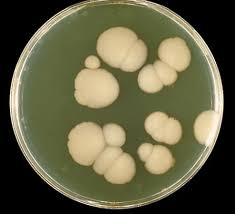
#> input picture TrabalhoFinal/imagens/placa_mancha.jpg, 235 x 214 px; its folder holds 4 pictures in this run
$ python t_v4.py   (Python 2 division)   (older library calls are emulated)
#> lines starting #> are read from the running program, lines starting #| are printed output that depends on the picture; after the words box and inside, x2 and y2 are one past the last pixel; in counts of white or black regions, pixels touching at a corner belong together
import numpy as np
import scipy.misc as scpm
import matplotlib.pyplot as plt
import math

path = "imagens/"
pathnew = "imagens/aut/"
pathtemp = "imagens/temp/"

def getAmostraOutside( inimg, M, N):
	amostra = []
	for i in range( 0, M/10):
		for j in range( 0, N/10):
			amostra.append( inimg[i][j])
		for j in range( N-1, N-N/10, -1):
			amostra.append( inimg[i][j])

	for i in range( M-1, M-M/10, -1):
		for j in range( 0, N/10):
			amostra.append( inimg[i][j])
		for j in range( N-1, N-N/10, -1):
			amostra.append( inimg[i][j])

	return amostra

def getAmostra( pat, input, ext):
	print "Amostra : " + pat + input + ext
	inimg = scpm.imread( pat + input + ext)
	size = inimg.shape
	##print inimg
	##print size
	arrayAmostra = getAmostraOutside( inimg, size[0], size[1])
	amostra = -1
	nAmostra = len(arrayAmostra)

	if len(size) == 3:
		pR = 0
		pG = 0
		pB = 0
		for i in range(0, nAmostra):
			pR += arrayAmostra[i][0]
			pG += arrayAmostra[i][1]
			pB += arrayAmostra[i][2]
		pR = pR / nAmostra
		pG = pG / nAmostra
		pB = pB / nAmostra
		amostra = [pR, pG, pB]

	if len(size) == 1:
		for i in range(0, nAmostra):
			pX = amostra[i]
		amostra = pX / nAmostra

	return amostra

def catchBorda( pat, inimg, ext, amostra):
	ok = False
	_C = 20
	_C2 = 5

	print "Procura Borda : " + pat + input + ext
	inimg = scpm.imread( pat + input + ext)
	size = inimg.shape

	M = size[0]
	N = size[1]

	#borda = np.zeros( [M, N, 3] )
	borda = np.zeros( [M, N] )

	if len(size) == 3:
		ok = True

		for i in range( 0, M):
			count = _C
			for j in range(0, N):
				if count > 0:
					for c in range(0,2):
						if( inimg[i][j][c] not in range(amostra[c]-10, amostra[c]+10)):
							count -= 1
							#borda[i][j] = [255,255,255]
							borda[i][j] = 255

			count = _C
			for j in range(N-1, -1, -1):
				if count > 0:
					for c in range(0,2):
						if( inimg[i][j][c] not in range(amostra[c]-10, amostra[c]+10)):
							count -= 1
							#borda[i][j][1] = 255
							borda[i][j] = 255


		for j in range(0, N):
			count = _C
			for i in range( 0, M):
				if count > 0:
					for c in range(0,2):
						if( inimg[i][j][c] not in range(amostra[c]-10, amostra[c]+10)):
							count -= 1
							#borda[i][j][2] = 255
							borda[i][j] = 255

			count = _C
			for i in range( M-1, -1, -1):
				if count > 0:
					for c in range(0,2):
						if( inimg[i][j][c] not in range(amostra[c]-10, amostra[c]+10)):
							count -= 1
							#borda[i][j][0] = 255
							borda[i][j] = 255

	if len(size) == 1:
		ok = True

		for i in range( 0, M):
			count = _C
			for j in range(0, N):
				if count > 0:
					if( inimg[i][j] not in range(amostra-10, amostra+10)):
						count -= 1
						borda[i][j] = 255

			count = _C
			for j in range(N-1, -1, -1):
				if count > 0:
					if( inimg[i][j] not in range(amostra-10, amostra+10)):
						count -= 1
						borda[i][j] = 255


		for j in range(0, N):
			count = _C
			for i in range( 0, M):
				if count > 0:
					if( inimg[i][j] not in range(amostra-10, amostra+10)):
						count -= 1
						borda[i][j] = 255

			count = _C
			for i in range( M-1, -1, -1):
				if count > 0:
					if( inimg[i][j] not in range(amostra-10, amostra+10)):
						count -= 1
						borda[i][j] = 255

	if ok:
		output = input + "_getBorda_v4"
		scpm.imsave(pathtemp + output + ".png", borda)
		return output
	if not ok:
		return '-1'

def distanciaEucl( p1, p2):
	x1 = p1[0]
	x2 = p2[0]
	y1 = p1[1]
	y2 = p2[1]
	dist = math.sqrt(pow(x1 - x2, 2) + pow(y1 - y2, 2))
	#print dist
	return dist

def pontoMedio( p1, p2):
	x = ( p1[0] + p2[0]) / 2
	y = ( p1[1] + p2[1]) / 2
	return [x,y]

def detectaBorda( pat, input, ext):
	print "Borda : " + pat + input + ext
	inimg = scpm.imread( pat + input + ext)
	size = inimg.shape

	M = size[0]
	N = size[1]
	MeioM = M/2
	MeioN = N/2
	ExtrN = 0
	ExtrS = M-1
	ExtrW = 0
	ExtrE = N-1

	#borda = np.zeros( [M, N, 3] )
	borda = np.zeros( [M, N] )
	'''
	for i in range(0, M):
		for j in range(0,N):
			if inimg[i][j] == 255:
				borda[i][j] = [100,100,100]
	'''

	while( ExtrW < MeioN and inimg[MeioM][ExtrW] == 0):
		ExtrW += 1
	if( ExtrW != MeioN):
		ok = True

	while( ExtrE > MeioN and inimg[MeioM][ExtrE] == 0):
		ExtrE -= 1
	if( ExtrE != MeioN):
		ok = True

	while( ExtrN < MeioM and inimg[ExtrN][MeioN] == 0):
		ExtrN += 1
	if( ExtrN != MeioM):
		ok = True

	while( ExtrS > MeioM and inimg[ExtrS][MeioN] == 0):
		ExtrS -= 1
	if( ExtrS != MeioM):
		ok = True

	if ok:

		change = True
		it = 10
		turn = True
		while( change and it > 0):

			#print [ ExtrN, ExtrS, ExtrW, ExtrE]
			'''
			for i in range( 0, abs( ExtrS - ExtrN)):
				borda[ExtrN + i][MeioN] = [255,255,255]

			for i in range( 0, abs( ExtrW - ExtrE)):
				borda[MeioM][ExtrW+i] = [255,255,255]

			for i in range(0, 7):
				borda[MeioM][ExtrW+i] = [255,0,0]	#Vermelho
				borda[MeioM][ExtrE-i] = [0,255,0]	#Verde
				borda[ExtrN+i][MeioN] = [0,0,255]	#Azul
				borda[ExtrS-i][MeioN] = [255,0,255]	#Magenta
			'''

			#	r**2 = x**2 + y**2	(circunferencia)
			r1 = abs( ExtrS - ExtrN) / 2
			r2 = abs( ExtrW - ExtrE) / 2
			c1 = [ExtrN + r1, MeioN]
			c2 = [MeioM, ExtrW + r2]
			#print ( r1, r2)
			#print (c1, c2)

			'''
			for i in range(-2, 3):
				borda[c1[0] +i][c1[1] +i][0] = 255
				borda[c1[0] -i][c1[1] +i][0] = 255
				borda[c2[0] +i][c2[1] +i][1] = 255
				borda[c2[0] -i][c2[1] +i][1] = 255
			'''

			if turn:
				turn = False
				NewMeioMrfN = c1[0]
				NewExtrW = 0
				while( ExtrW < MeioN and inimg[NewMeioMrfN][NewExtrW] == 0):
					NewExtrW += 1
				NewExtrE = N-1
				while( NewExtrE > MeioN and inimg[NewMeioMrfN][NewExtrE] == 0):
					NewExtrE -= 1

				if( NewExtrE >= ExtrE) and ( NewExtrW <= ExtrW):
					ExtrE = NewExtrE
					ExtrW = NewExtrW
					MeioM = NewMeioMrfN
				else:
					change = False

			else:
				turn = True
				NewMeioNrfM = c2[0]
				NewExtrN = 0
				while( NewExtrN < MeioM and inimg[NewMeioNrfM][NewExtrN] == 0):
					NewExtrN += 1
				NewExtrS = M-1
				while( NewExtrN > MeioM and inimg[NewMeioNrfM][NewExtrS] == 0):
					NewExtrN -= 1

				if ( NewExtrN >= ExtrN) and ( NewExtrS <= ExtrS):
					ExtrS = NewExtrS
					ExtrN = NewExtrN
					MeioN = NewMeioNrfM
				else:
					change = False

			it -= 1

		r1 = abs( ExtrS - ExtrN) / 2
		r2 = abs( ExtrW - ExtrE) / 2
		c1 = [ExtrN + r1, MeioN]
		c2 = [MeioM, ExtrW + r2]

		centro 	= pontoMedio(c1, c2)

		PNorte 	= [ centro[0] - r1, centro[1]]
		PSul 	= [ centro[0] + r1, centro[1]]
		PLeste	= [ centro[0], centro[1]+r2]
		POeste 	= [ centro[0], centro[1]-r2]

		#print ( "Sul", PSul, "Norte", PNorte)
		#print ( "Leste", PLeste, "Oeste", POeste)
		#print centro

		'''
		for i in range(0,5):
			borda[ PNorte[0]+i][ PNorte[1]] = [255,255,0]
			borda[ PSul[0]-i][ PSul[1]] 	= [255,255,0]
			borda[ PLeste[0]][ PLeste[1]-i] = [255,255,0]
			borda[ POeste[0]][ POeste[1]+i] = [255,255,0]
		'''
		rangeBorda = 10*min(size[0], size[1]) / 700
		#print rangeBorda

		for i in range( 0, M):
			for j in range( 0, N):
				dist = distanciaEucl( centro, [i,j])
				if ( dist > r1-rangeBorda and dist < r1+rangeBorda) or ( dist > r2-rangeBorda and dist < r2+rangeBorda):
					#borda[i,j] = [255,255,255]
					borda[i,j] = 255
		'''
		for i in range(0,rangeBorda):
			borda[ PNorte[0]+i][ PNorte[1]] = [255,255,0]
			borda[ PSul[0]-i][ PSul[1]] 	= [255,255,0]
			borda[ PLeste[0]][ PLeste[1]-i] = [255,255,0]
			borda[ POeste[0]][ POeste[1]+i] = [255,255,0]
		'''


	if ok:
		output = input + "_borda_v4" + ".png"
		scpm.imsave(pathtemp + output, borda)
		return output
	if not ok:
		return '-1'


def roda( input, ext):
	amostra = getAmostra( path, input, ext)
	if amostra == -1:
		return "ERRO"
	#else:	return amostra
	print amostra
	borda = catchBorda( path, input, ext, amostra)
	if borda == '-1':
		return "ERRO"
	#else: return borda
	print borda
	ext2 = ".png"
	borda = detectaBorda( pathtemp, borda, ext2)
	if borda == '-1':
		return "ERRO"
	#else: return borda

	original = scpm.imread(path+input+ext)
	alt = scpm.imread(pathtemp+borda)
	size = alt.shape
	for i in range(size[0]):
		for j in range(size[1]):
			#if alt[i][j][0] != 0 and alt[i][j][1] != 0 and alt[i][j][2] != 0 :
			if alt[i][j] != 0 :
				original[i][j] = [alt[i][j],alt[i][j],alt[i][j]]
	scpm.imsave(pathtemp+input+"_resp_v4"+".png", original)
	return input+"_resp_v4"+".png"


input = "placa_mancha"
ext = ".jpg"
print roda( input, ext)
#> in getAmostra, inimg is the input picture: shape (214, 235, 3); mean R, G, B 99.2, 96.5, 68.5
#> after the loop in getAmostraOutside, `for i in range( 0, M/10):`: amostra = 945 items, first 6: [0, 0, 0], [0, 0, 0], [0, 0, 0], [0, 0, 0], [0, 0, 0], [0, 0, 0]
#> after the loop in getAmostraOutside, `for i in range( M-1, M-M/10, -1):`: amostra = 1845 items, first 6: [0, 0, 0], [0, 0, 0], [0, 0, 0], [0, 0, 0], [0, 0, 0], [0, 0, 0]
#> in getAmostra, `arrayAmostra = getAmostraOutside( inimg, size[0], size[1])`: arrayAmostra has the same summary as amostra in getAmostraOutside
#> in getAmostra, `nAmostra = len(arrayAmostra)`: nAmostra = 1845
#> after the loop in getAmostra, `for i in range(0, nAmostra):`: pB = 0
#> in getAmostra, `amostra = [pR, pG, pB]`: amostra = [0, 0, 0]
#| [0, 0, 0]
#> after the loop in catchBorda, `for i in range( 0, M):`:
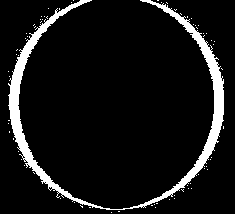
#> borda: shape (214, 235) float64; 8.6% white; 72 white regions (71 under 20 px), largest, box (x1, y1, x2, y2) and area: (8, 0, 224, 210) 4235
#> after the loop in catchBorda, `for j in range(0, N):`:
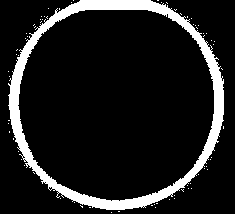
#> borda: shape (214, 235) float64; 12.1% white; 72 white regions (71 under 20 px), largest, box (x1, y1, x2, y2) and area: (8, 0, 224, 210) 5974
#> in roda, `borda = catchBorda( path, input, ext, amostra)`: borda = 'placa_mancha_getBorda_v4'
#| placa_mancha_getBorda_v4
#> the loop in detectaBorda, `while( ExtrW < MeioN and inimg[MeioM][ExtrW] == 0):` made 9 passes
#> after the loop in detectaBorda, `while( ExtrW < MeioN and inimg[MeioM][ExtrW] == 0):`: ExtrW = 9
#> the loop in detectaBorda, `while( ExtrE > MeioN and inimg[MeioM][ExtrE] == 0):` made 11 passes
#> ExtrE on passes 1 to 11: 233, 232, 231, 230, 229, 228, 227, 226, 225, 224, 223
#> after the loop in detectaBorda, `while( ExtrE > MeioN and inimg[MeioM][ExtrE] == 0):`: ExtrE = 223
#> after the loop in detectaBorda, `while( ExtrN < MeioM and inimg[ExtrN][MeioN] == 0):`: ExtrN = 0
#> the loop in detectaBorda, `while( ExtrS > MeioM and inimg[ExtrS][MeioN] == 0):` made 4 passes
#> ExtrS on passes 1 to 4: 212, 211, 210, 209
#> after the loop in detectaBorda, `while( ExtrS > MeioM and inimg[ExtrS][MeioN] == 0):`: ExtrS = 209
#> the loop in detectaBorda, `while( change and it > 0):` made 2 passes
#> (r1, r2, c1, c2, NewMeioMrfN, MeioM) on pass 1: (104, 107, [104, 117], [107, 116], 104, 104)
#> (r1, c1, c2, NewMeioNrfM) on pass 2: (104, [104, 117], [104, 116], 104)
#> after the loop in detectaBorda, `while( change and it > 0):`: ExtrE = 223; ExtrN = 0; ExtrS = 209; ExtrW = 9; MeioM = 104; MeioN = 117; NewExtrE = 223; NewExtrW = 9; NewMeioMrfN = 104; it = 8
#> in pontoMedio, `x = ( p1[0] + p2[0]) / 2`: x = 104
#> in pontoMedio, `y = ( p1[1] + p2[1]) / 2`: y = 116
#> in detectaBorda, `centro 	= pontoMedio(c1, c2)`: centro = [104, 116]
#> in detectaBorda, `PNorte 	= [ centro[0] - r1, centro[1]]`: PNorte = [0, 116]
#> in detectaBorda, `PSul 	= [ centro[0] + r1, centro[1]]`: PSul = [208, 116]
#> in detectaBorda, `PLeste	= [ centro[0], centro[1]+r2]`: PLeste = [104, 223]
#> in detectaBorda, `POeste 	= [ centro[0], centro[1]-r2]`: POeste = [104, 9]
#> the loop in detectaBorda, `for i in range( 0, M):` made 214 passes
#> after the loop in detectaBorda, `for i in range( 0, M):`:
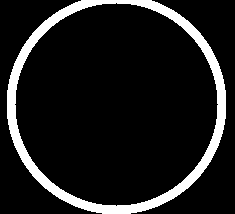
#> borda: shape (214, 235) float64; 11.3% white; 1 white region, box (x1, y1, x2, y2) and area: (7, 0, 226, 214) 5707
#> after the loop in roda, `for i in range(size[0]):`:
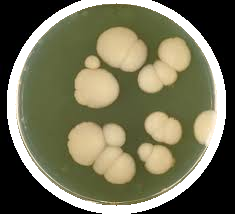
#> original: shape (214, 235, 3); 11.35% of pixels changed, all inside (x1, y1, x2, y2) = (7, 0, 226, 214)

input = "placa_paint"
ext = ".jpg"
print roda( input, ext)
#> (the run stopped early here; a loop or call above may not have finished)
